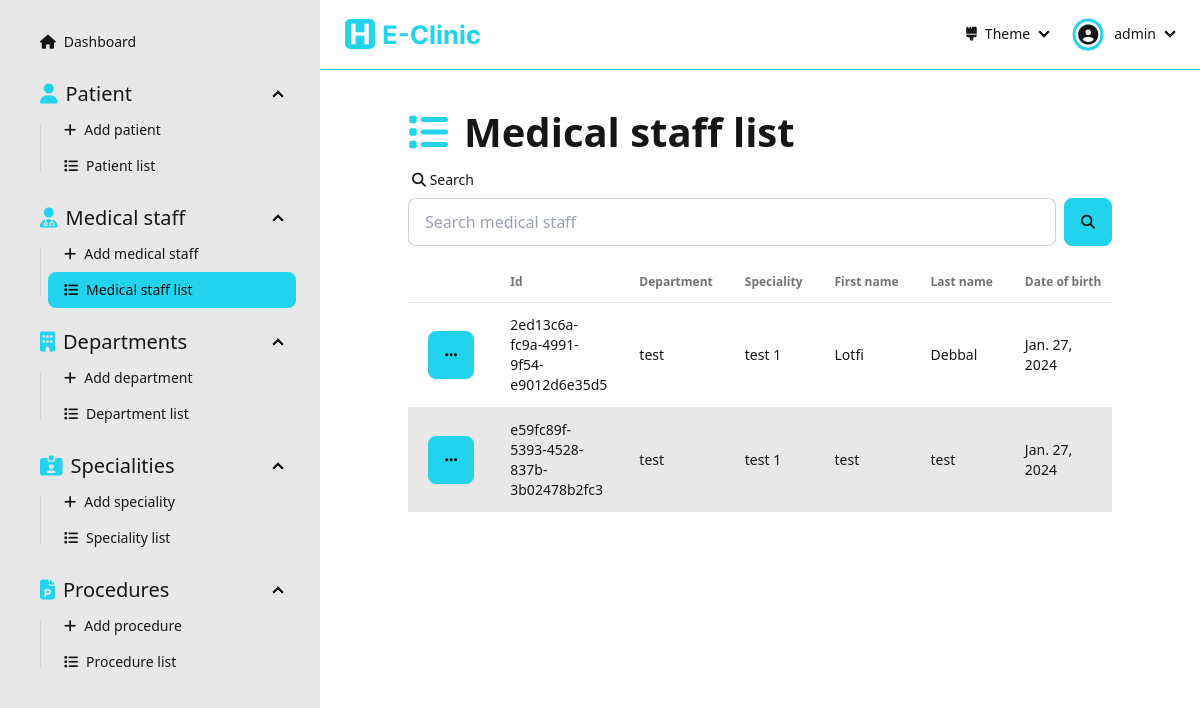
Before: /dashboard/medical-staff (signed in) with the older database file.
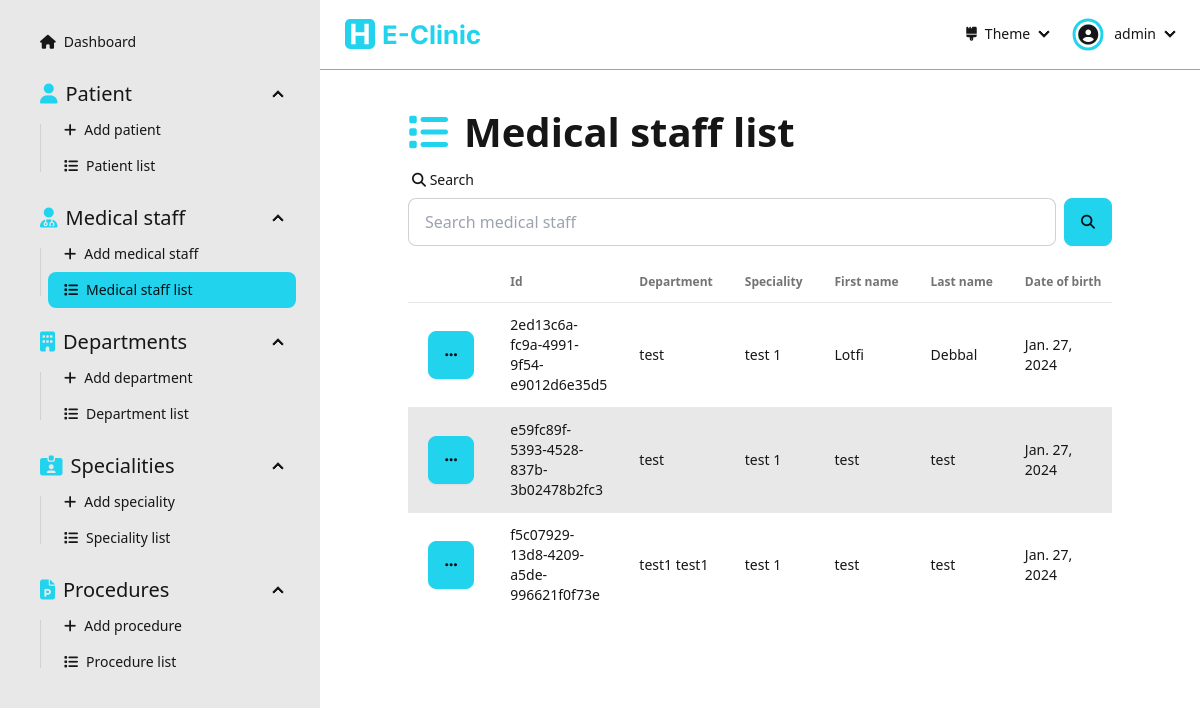
After: the same page with the newer database file.
### Dashboard/models.py (models this page shows, shortened)
class MedicalStaff(models.Model):
  id = models.UUIDField(primary_key=True, default=uuid.uuid4, editable=False)
  department = models.ForeignKey('Department', on_delete=models.CASCADE)
  speciality = models.ForeignKey('Speciality', on_delete=models.CASCADE)
  firstName = models.CharField(max_length=256, null=False)
  lastName = models.CharField(max_length=256, null=False)
  dateOfBirth = models.DateField(null=False)
  adress = models.CharField(max_length=256, null=False)
  phoneNumber = models.CharField(max_length=20, null=False, unique=True)
  email = models.CharField(max_length=254, null=False, unique=True)
  gender = models.CharField(max_length=6, choices=Genders.choices)
  createdAt = models.DateTimeField(auto_now_add=True)
  updatedAt = models.DateTimeField(auto_now=True)

class Department(models.Model):
  id = models.UUIDField(primary_key=True, default=uuid.uuid4, editable=False)
  name = models.CharField(max_length=256, null=False, unique=True)
  def __str__(self):
     return f"{self.name}"

class Speciality(models.Model):
  id = models.UUIDField(primary_key=True, default=uuid.uuid4, editable=False)
  name = models.CharField(max_length=256, null=False, unique=True)
  def __str__(self):
     return f"{self.name}"

### Dashboard/views/medicalStaff.py (the view)
# urls.py: path('dashboard/medical-staff', medicalStaff.medicalStaffList, name='medical-staff-list'),
@login_required(login_url='sign-in')
def medicalStaffList(request: HttpRequest):
  form = SearchForm(request.GET)
  medicalStaffArray = []
  if form.is_valid():
    search = form.cleaned_data['search']
    medicalStaffArray = MedicalStaff.objects.filter(
      Q(department__name__icontains=search) |
        Q(speciality__name__icontains=search) |
        Q(firstName__icontains=search) |
        Q(lastName__icontains=search) |
        Q(dateOfBirth__icontains=search) |
        Q(adress__icontains=search) |
        Q(phoneNumber__icontains=search) |
        Q(email__icontains=search) |
        Q(gender__icontains=search)
    )
  else:
    medicalStaffArray = MedicalStaff.objects.all()
  context = { 'medicalStaffArray': medicalStaffArray, 'form': form }
  return render(request, 'pages/medical-staff/medical-staff-list.html', context=context)

### Dashboard/forms.py
class SearchForm(forms.Form):
  search  = forms.CharField(required=False)

### Dashboard/templates/pages/medical-staff/medical-staff-list.html (shortened to what this page needs)
{% extends "layouts/dashboard.html" %}
{% load static %}
{% load widget_tweaks %}
{% block dashboard_content %}
  <div class="flex flex-1 flex-col items-center pb-[5rem]">
    <div class="flex flex-1 flex-col max-w-[90%] lg:max-w-[80%] justify-start w-full">
      <div class="text-[30pt] font-bold"><i class="fas fa-list text-primary mr-[1rem]"></i>Medical staff list</div>
      <form action="" method="get" class="mb-[1rem]">
        <label class="form-control w-full">
          <div class="label">
            <span class="label-text"><i class="fas fa-search"></i> Search</span>
          </div>
          <div class="flex">
            {% render_field form.search placeholder="Search medical staff" type="text" class+="input input-bordered w-full" %}
            <button class="btn btn-primary ml-[0.5rem]"><i class="fas fa-search"></i></button>
          </div>
        </label>
      </form>
      {% if medicalStaffArray.count > 0 %}
      <div class="overflow-x-auto flex-1 flex items-start">
        <table class="table table-pin-rows table-pin-cols table-zebra">
          <thead>
            <tr>
              <td></td>
              <td>Id</td>
              <td>Department</td>
              <td>Speciality</td>
              <td>First name</td>
              <td>Last name</td>
              <td>Date of birth</td>
            </tr>
          </thead>
          <tbody>
            {% for medicalStaff in medicalStaffArray %}
              <tr>
                <td>
                  <div class="dropdown">
                    <div tabindex="0" role="button" class="btn btn-primary m-1"><i class="fas fa-ellipsis"></i></div>
                  </div>
                </td>
                <td>{{medicalStaff.id}}</td>
                <td>{{medicalStaff.department}}</td>
                <td>{{medicalStaff.speciality}}</td>
                <td>{{medicalStaff.firstName}}</td>
                <td>{{medicalStaff.lastName}}</td>
                <td>{{medicalStaff.dateOfBirth}}</td>
              </tr>
            {% endfor %}
          </tbody>
        </table>
      </div>
      {% else %}
        <div class="flex flex-1 flex-col justify-center items-center h-full w-full">
          <img class="h-[30%]" src="{% static "assets/empty-list.svg" %}" alt="empty-list">
          <div class="text-[20pt]">The list is empty</div>
        </div>
      {% endif %}
    </div>
  </div>
{% endblock dashboard_content %}

Changed rows visible on the page:
added MedicalStaff: id "f5c07929-13d8-4209-a5de-996621f0f73e", department "test1 test1", speciality "test 1", firstName "test", lastName "test", dateOfBirth "Jan. 27, 2024"
